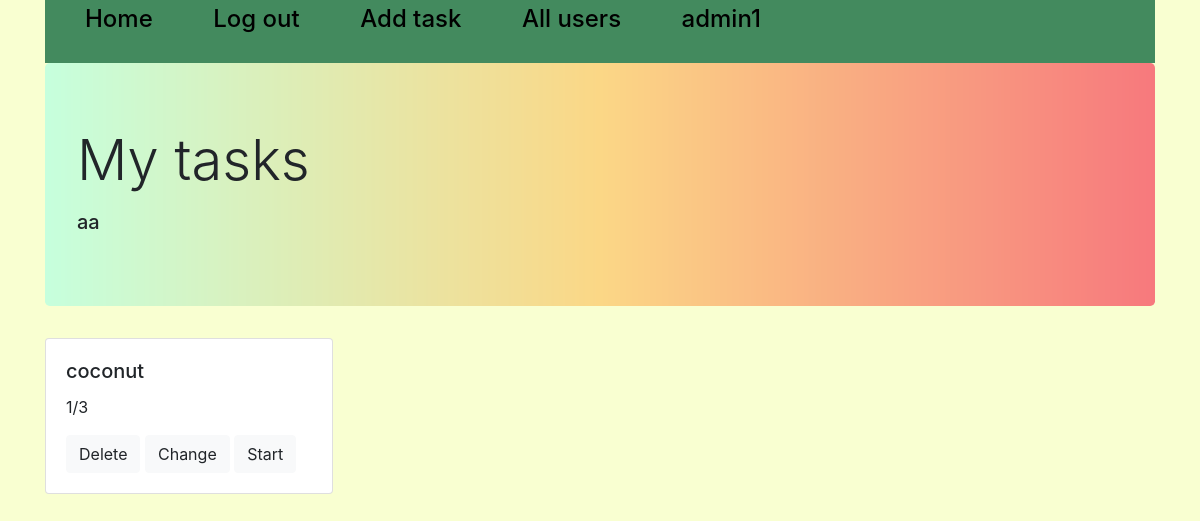
Before: /all_tasks/5 (signed in) with the older database file.
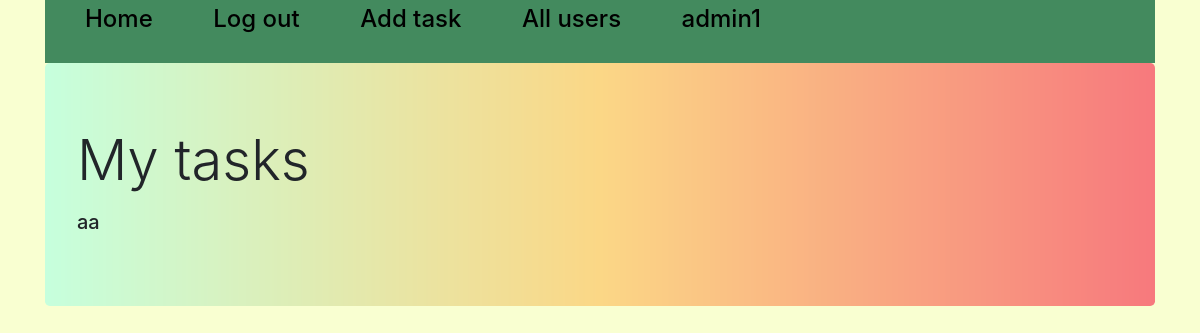
After: the same page with the newer database file.
### tables this page shows
CREATE TABLE users 
                            (id INTEGER PRIMARY KEY AUTOINCREMENT, 
                             user_name VARCHAR(50),
                             password_hash VARCHAR(128)
                             );

CREATE TABLE tasks
                                    (id INTEGER PRIMARY KEY AUTOINCREMENT,
                                     title VARCHAR(100),
                                     content VARCHAR(10000),
                                     choices VARCHAR(1000),
                                     correct_choice VARCHAR(100)
                             );

### mainpage.py (the view)
@app.route('/all_tasks/<int:id>', methods=['GET', 'POST'])
def all_tasks(id):
    all, username = '', ''
    if 'username' not in session:
        return redirect('/login')
    if id != 0 and session['user_id'] in [1, 2]:
        all = [i[1] for i in task_user.get_all(id)]
        username = users_base.get(id)[1]
        session['list_id'] = id
    else:
        id = 0
    if id == 0:
        session['list_id'] = session['user_id']
        all = [i[1] for i in task_user.get_all(session['list_id'])]
        username = ''
    session['titles'] = []
    session['contents'] = []
    session['choices'] = []
    session['correct'] = []
    session['task_id'] = all
    for i in all:
        try:
            title, content, choices, correct_choices = tasks_model.get(i)[1:]
            session['titles'].append(title)
            session['contents'].append(content.split('\n'))
            choices = [i.split() for i in choices.split('\n')]
            session['choices'].append(choices)
            session['correct'].append(correct_choices.split('\n'))
        except Exception as e:
            all.pop(all.index(i))
    sc = scores.get_all(session['list_id'])
    scores_id = [i[-2] for i in sc]
    scores1 = []
    n_all = 0
    for i in all:
        if i in scores_id:
            n_correct = sc[scores_id.index(i)][2]
            n_all = sc[scores_id.index(i)][1]
        else:
            n_correct = 0
            try:
                n_all = len(session['contents'][all.index(i)])
            except IndexError:
                all.pop(all.index(i))
        scores1.append(str(n_correct) + '/' + str(n_all))
    session['scores'] = scores1
    print(session['contents'])
    return render_template('tasks.html', flag=True, n=range(len(all)), name=username)

### DB.py (called while the page is built)
    def get(self, user_id):
        cursor = self.connection.cursor()
        cursor.execute("SELECT * FROM users WHERE id = ?", (str(user_id),))
        row = cursor.fetchone()
        return row

    def get(self, id):
        cursor = self.connection.cursor()
        cursor.execute("SELECT * FROM tasks WHERE id = ?", (id,))
        row = cursor.fetchone()
        return row

    def get_all(self, task_id=None, user_id=None):
        cursor = self.connection.cursor()
        if user_id:
            cursor.execute("SELECT * FROM scores WHERE user_id=? AND task_id=?", (str(user_id), str(task_id)))
        else:
            cursor.execute("SELECT * FROM scores")
        rows = cursor.fetchall()
        return rows

    def get_all(self, id=None):
        cursor = self.connection.cursor()
        if id:
            cursor.execute("SELECT * FROM taskuser WHERE user_id = ?", (str(id),))
        else:
            cursor.execute("SELECT * FROM taskuser")
        rows = cursor.fetchall()
        return rows

### templates/tasks.html (shortened to what this page needs)
{% extends "base.html" %}
{% block content %}
<div class="container">
    <div class="jumbotron" style="background-image: url(/static/gradientyellow.jpg); background-size: 100%;">
        <h1 class="display-4">My tasks</h1>
        <p class="lead">
        <h5>{{name}}</h5>
    </div>
    {% if flag %}
    {% for i in n%}
    <div class="card" name={{i}} value={{i}} style="width: 18rem;">
        <div class="card-body">
            <h5 class="card-title">{{session['titles'][i]}}</h5>
            <p class="card-text">{{session['scores'][i]}}</p>
            {% if session['user_id'] == 1 or session['user_id'] == 2 %}
            <a href="/delete/{{session['task_id'][i]}}" class="btn btn-light">Delete</a>
            <a href="/add_task/{{session['task_id'][i]}}" class="btn btn-light">Change</a>
            {% endif %}
            <a href="/task/{{i}}" class="btn btn-light">Start</a>
        </div>
    </div>
    {% endfor %}
    {% endif %}
</div>
{% endblock %}

### templates/base.html (shortened to what this page needs)
<!DOCTYPE html>
<html lang="en">
<head>
    <link rel="stylesheet" href="https://stackpath.bootstrapcdn.com/bootstrap/4.3.1/css/bootstrap.min.css"
>
</head>
<body>
<div class="top_line">
    <div class="container">
        <div class="col-md-12">
            <div class="row">
                <div class="top_nav" style="background-color: #438a5e;">
                    <ul>
                        {% if "username" in session %}
                        <li><a class="navbar-brand" href="/homepage1"><h4>Home</h4></a></li>
                        <li><a class="navbar-brand" href="/login"><h4>Log out</h4></a></li>
                        {% if session['user_id'] == 1 or session['user_id'] == 2 %}
                        <li><a class="navbar-brand" href="/add_task/0"><h4>Add task</h4></a></li>
                        <li><a class="navbar-brand" href="/all_users"><h4>All users</h4></a></li>
                        {% endif %}
                        <li><a class="navbar-brand" href="/logout"><h4>{{session['username']}}</h4></a></li>
                        {% endif %}
                    </ul>
                </div>
            </div>
        </div>
    </div>
</div>
{% block content %}{% endblock %}
</body>
</html>

### templates/base.html (style rules this page uses)
body { background-color: #f9ffd1; }
.top_nav { width: 100%; }
.top_nav ul li { list-style-type: none; display: inline-block; vertical-align: center; padding-right: 40px; }
.top_nav a { color: black; }

Changed rows visible on the page:
no longer on this page (row edited): tasks: title "coconut"
Other visible differences:
list line gone: "1/3 Delete Change Start"
